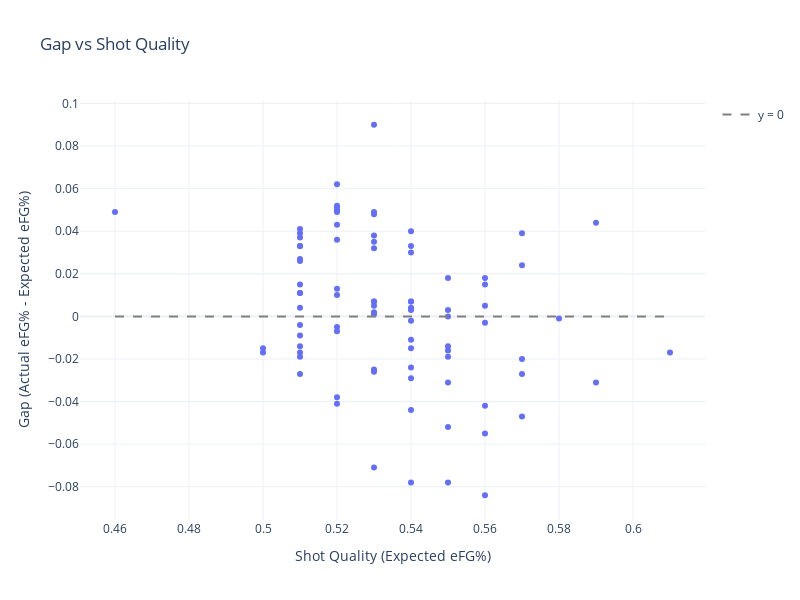

This figure's notebook cell:
### Code cell
fig = px.scatter(
    cleaned,
    x='Shot Quality',
    y='Gap',
    hover_name='Player',
    title='Gap vs Shot Quality',
    labels={'Shot Quality': 'Shot Quality (Expected eFG%)', 'Gap': 'Gap (Actual eFG% - Expected eFG%)'},
    width=800,
    height=600
)

# Add y = 0 reference line (players above = outperforming shot quality)
fig.add_trace(
    go.Scatter(
        x=[cleaned['Shot Quality'].min(), cleaned['Shot Quality'].max()],
        y=[0, 0],
        mode='lines',
        line=dict(dash='dash', color='gray'),
        name='y = 0'
    )
)

fig.update_layout(template='plotly_white')
fig.show()

### Figure 1 — Plotly figure (JSON) as saved in the notebook; plotly's stock layout.template omitted (floating-point values rounded to 4 significant figures)
{"data": [{"hovertemplate": "<b>%{hovertext}</b><br><br>Shot Quality (Expected eFG%)=%{x}<br>Gap (Actual eFG% - Expected eFG%)=%{y}<extra></extra>", "hovertext": ["Amen Thompson", "Andrew Nembhard", "Anfernee Simons", "Anthony Edwards", "Austin Reaves", "Bennedict Mathurin", "Bilal Coulibaly", "Bogdan Bogdanović", "Bradley Beal", "Brandin Podziemski", "Bub Carrington", "CJ McCollum", "Cade Cunningham", "Cason Wallace", "Chris Paul", "Christian Braun", "Coby White", "Collin Sexton", "D'Angelo Russell", "Damian Lillard", "Darius Garland", "Davion Mitchell", "De'Aaron Fox", "De'Andre Hunter", "DeMar DeRozan", "Dennis Schröder", "Derrick White", "Desmond Bane", "Devin Booker", "Devin Vassell", "Dillon Brooks", "Donovan Mitchell", "Donte DiVincenzo", "Dyson Daniels", "Fred VanVleet", "Gary Trent Jr.", "Gradey Dick", "Isaiah Collier", "Ja Morant", "Jalen Brunson", "Jalen Green", "Jalen Williams", "Jamal Murray", "James Harden", "Jaylen Brown", "Jayson Tatum", "Jordan Poole", "Josh Giddey", "Josh Green", "Josh Hart", "Jrue Holiday", "Kelly Oubre Jr.", "Kentavious Caldwell-Pope", "Keyonte George", "Klay Thompson", "Kyrie Irving", "Luguentz Dort", "Luka Dončić", "Malik Beasley", "Malik Monk", "Max Christie", "Max Strus", "Mikal Bridges", "Nickeil Alexander-Walker", "Norman Powell", "OG Anunoby", "Ochai Agbaji", "Payton Pritchard", "Quentin Grimes", "RJ Barrett", "Russell Westbrook", "Scoot Henderson", "Scottie Barnes", "Shaedon Sharpe", "Shai Gilgeous-Alexander", "Spencer Dinwiddie", "Stephen Curry", "Stephon Castle", "Terry Rozier", "Tim Hardaway Jr.", "Trae Young", "Tyler Herro", "Tyrese Haliburton", "Tyrese Maxey", "Tyus Jones", "Zach LaVine"], "legendgroup": "", "marker": {"color": "#636efa", "symbol": "circle"}, "mode": "markers", "name": "", "orientation": "v", "showlegend": false, "type": "scatter", "x": [0.56, 0.51, 0.51, 0.54, 0.52, 0.54, 0.55, 0.55, 0.52, 0.51, 0.51, 0.52, 0.51, 0.57, 0.51, 0.59, 0.55, 0.51, 0.52, 0.54, 0.53, 0.56, 0.51, 0.54, 0.46, 0.5, 0.54, 0.53, 0.51, 0.53, 0.52, 0.53, 0.55, 0.55, 0.51, 0.53, 0.55, 0.53, 0.53, 0.51, 0.53, 0.53, 0.51, 0.51, 0.52, 0.53, 0.54, 0.55, 0.57, 0.58, 0.54, 0.56, 0.54, 0.5, 0.53, 0.51, 0.56, 0.51, 0.53, 0.52, 0.54, 0.57, 0.54, 0.55, 0.53, 0.59, 0.61, 0.53, 0.56, 0.57, 0.56, 0.54, 0.52, 0.55, 0.52, 0.51, 0.52, 0.56, 0.54, 0.54, 0.51, 0.52, 0.52, 0.54, 0.52, 0.57], "xaxis": "x", "y": [0.015, -0.004, 0.011, 0.007, 0.036, -0.024, -0.078, -0.016, 0.051, 0.027, -0.017, 0.01, 0.011, -0.02, 0.037, 0.044, 0.0, 0.033, -0.041, 0.007, 0.032, -0.003, 0.004, 0.033, 0.049, -0.017, 0.04, 0.035, 0.015, 0.002, 0.013, 0.001, 0.018, -0.014, -0.027, 0.038, -0.052, -0.071, -0.026, 0.041, -0.025, 0.007, 0.033, -0.009, -0.005, 0.007, 0.004, -0.019, -0.027, -0.001, -0.002, -0.042, 0.003, -0.015, 0.005, 0.039, 0.018, 0.026, 0.049, -0.007, -0.015, 0.024, 0.03, 0.003, 0.048, -0.031, -0.017, 0.09, 0.005, -0.047, -0.055, -0.044, -0.038, -0.031, 0.049, -0.014, 0.052, -0.084, -0.078, -0.011, -0.019, 0.043, 0.062, -0.029, 0.05, 0.039], "yaxis": "y"}, {"line": {"color": "gray", "dash": "dash"}, "mode": "lines", "name": "y = 0", "type": "scatter", "x": [0.46, 0.61], "y": [0, 0]}], "layout": {"height": 600, "legend": {"tracegroupgap": 0}, "title": {"text": "Gap vs Shot Quality"}, "width": 800, "xaxis": {"anchor": "y", "domain": [0, 1], "title": {"text": "Shot Quality (Expected eFG%)"}}, "yaxis": {"anchor": "x", "domain": [0, 1], "title": {"text": "Gap (Actual eFG% - Expected eFG%)"}}}}
